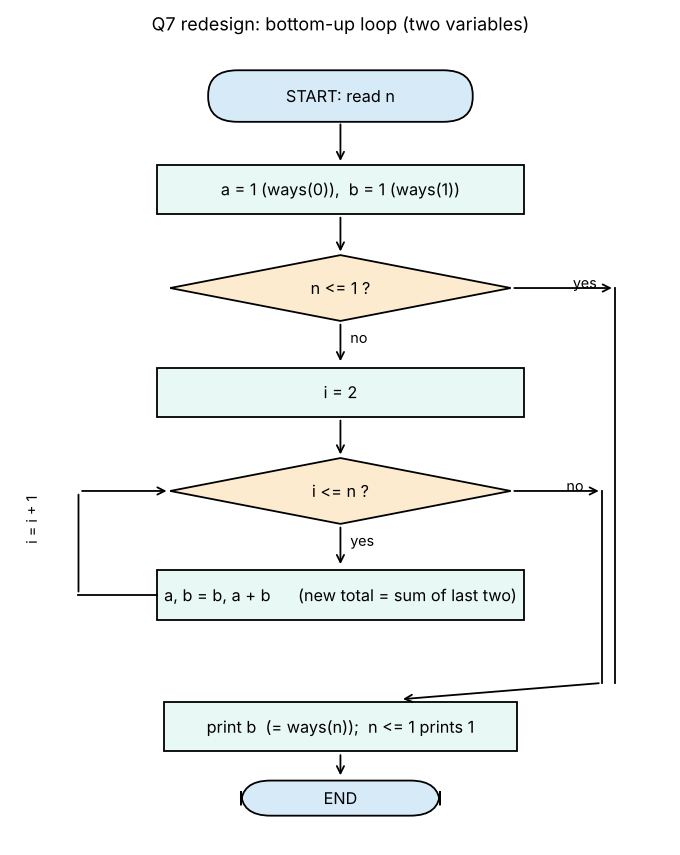

Write the Python code that produced this figure.
"""Draws the flowchart of the redesigned (bottom-up) solution -> q7_flowchart.png (needs matplotlib)."""
import matplotlib
matplotlib.use("Agg")
import matplotlib.pyplot as plt
from matplotlib.patches import FancyBboxPatch, Polygon

fig, ax = plt.subplots(figsize=(6.5, 8))
ax.set_xlim(0, 10); ax.set_ylim(-0.6, 14); ax.axis("off")


def box(x, y, w, h, text, kind="proc"):
    if kind == "term":
        ax.add_patch(FancyBboxPatch((x - w / 2, y - h / 2), w, h, boxstyle="round,pad=0.02,rounding_size=0.45", fc="#d6eaf8", ec="black"))
    elif kind == "dec":
        ax.add_patch(Polygon([(x, y + h / 2), (x + w / 2, y), (x, y - h / 2), (x - w / 2, y)], fc="#fdebd0", ec="black"))
    else:
        ax.add_patch(plt.Rectangle((x - w / 2, y - h / 2), w, h, fc="#e8f8f5", ec="black"))
    ax.text(x, y, text, ha="center", va="center", fontsize=9)


def arrow(x1, y1, x2, y2, label=None):
    ax.annotate("", xy=(x2, y2), xytext=(x1, y1), arrowprops=dict(arrowstyle="->"))
    if label:
        ax.text((x1 + x2) / 2 + 0.15, (y1 + y2) / 2, label, fontsize=8)


box(5, 13, 4, 0.9, "START: read n", "term")
arrow(5, 12.55, 5, 11.75)
box(5, 11.3, 5.6, 0.9, "a = 1 (ways(0)),  b = 1 (ways(1))")
arrow(5, 10.85, 5, 10.1)
box(5, 9.5, 5.2, 1.2, "n <= 1 ?", "dec")
arrow(5, 8.9, 5, 8.1, "no")
arrow(7.6, 9.5, 9.2, 9.5, "yes")
box(5, 7.6, 5.6, 0.9, "i = 2")
arrow(5, 7.15, 5, 6.4)
box(5, 5.8, 5.2, 1.2, "i <= n ?", "dec")
arrow(5, 5.2, 5, 4.4, "yes")
box(5, 3.9, 5.6, 0.9, "a, b = b, a + b      (new total = sum of last two)")
ax.annotate("", xy=(1.0, 5.8), xytext=(1.0, 3.9), arrowprops=dict(arrowstyle="-"))
ax.annotate("", xy=(2.4, 5.8), xytext=(1.0, 5.8), arrowprops=dict(arrowstyle="->"))
ax.plot([2.2, 1.0], [3.9, 3.9], color="black", lw=1)
ax.text(0.15, 4.9, "i = i + 1", fontsize=8, rotation=90)
arrow(7.6, 5.8, 9.0, 5.8, "no")
ax.plot([9.0, 9.0], [5.8, 2.3], color="black", lw=1)
ax.plot([9.2, 9.2], [9.5, 2.3], color="black", lw=1)
ax.annotate("", xy=(5.9, 2.0), xytext=(9.0, 2.3), arrowprops=dict(arrowstyle="->"))
box(5, 1.5, 5.4, 0.9, "print b  (= ways(n));  n <= 1 prints 1", "proc")
arrow(5, 1.05, 5, 0.55)
box(5, 0.2, 3.0, 0.6, "END", "term")
ax.set_title("Q7 redesign: bottom-up loop (two variables)", fontsize=10)
fig.savefig("q7_flowchart.png", dpi=130, bbox_inches="tight")
print("saved q7_flowchart.png")
